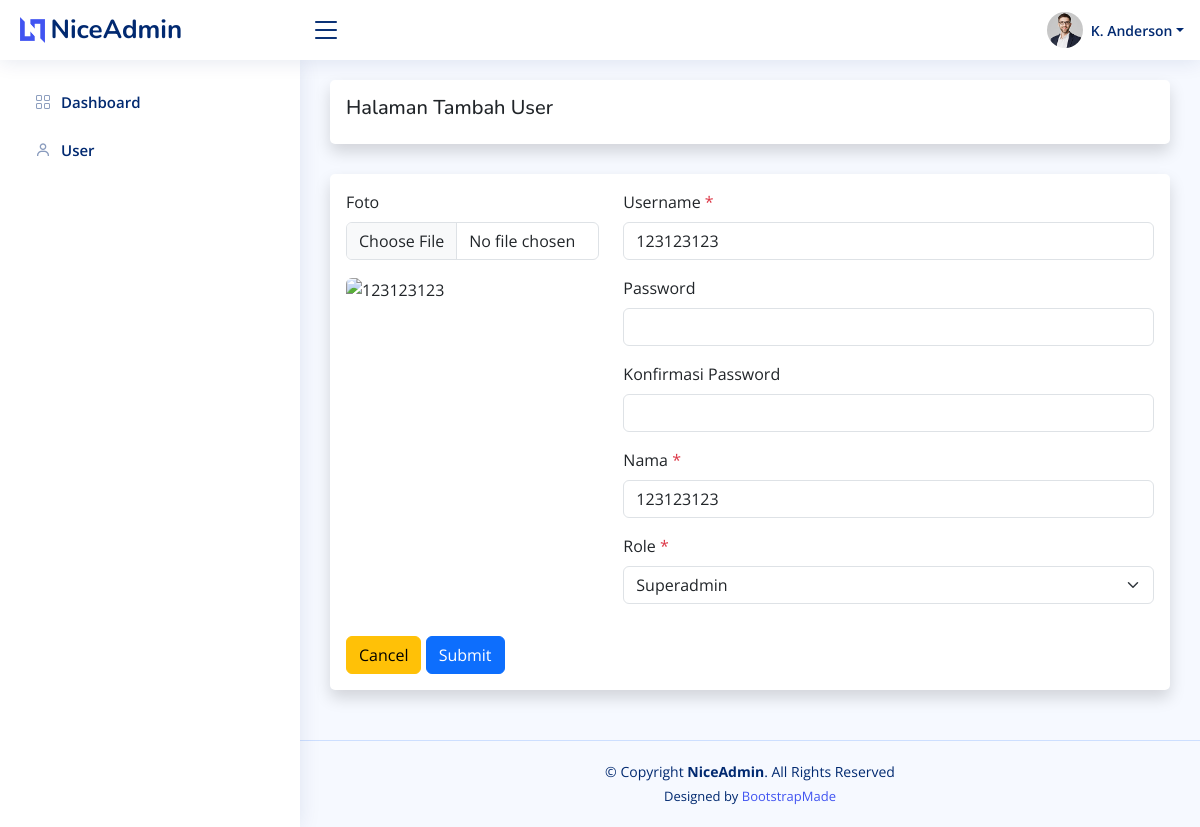
/admin/user/ubah.php?id=2, run on an earlier commit of the app's database.
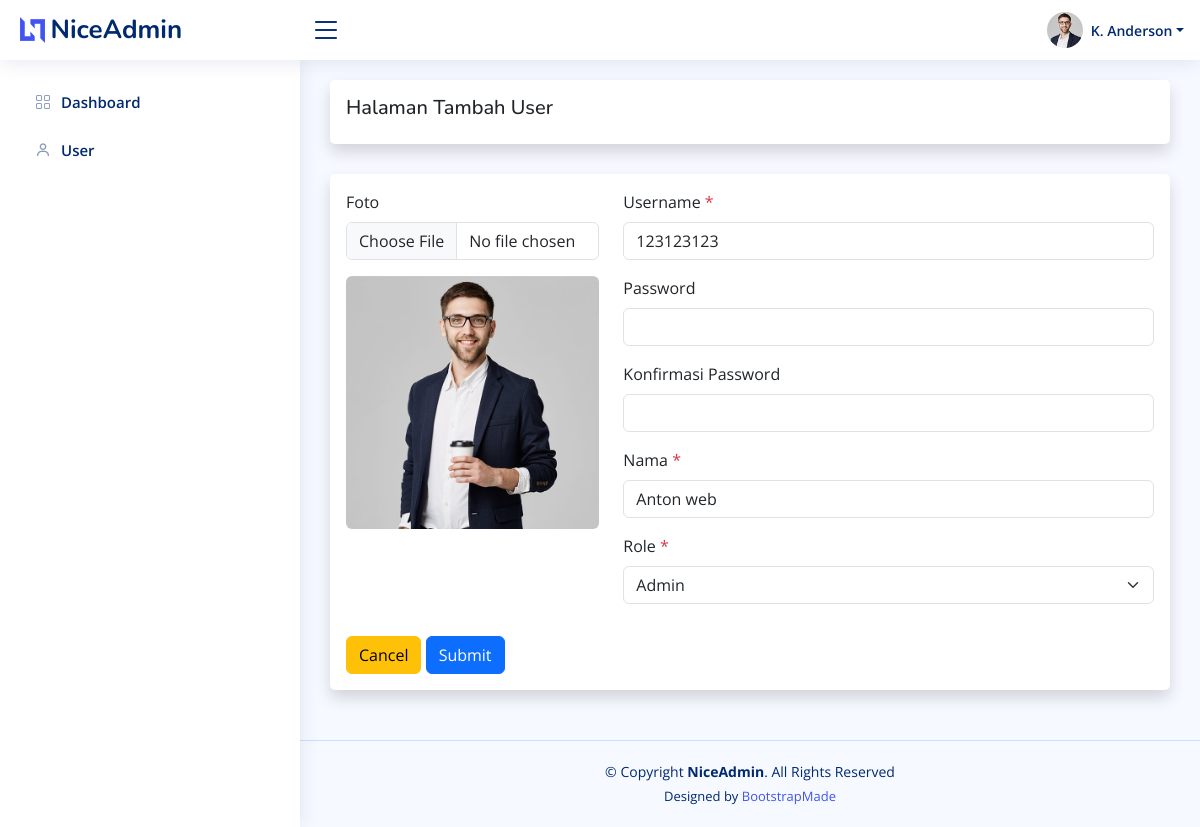
And on a later commit of the database.
### tables this page shows
CREATE TABLE `user` (
  `id_user` int(11) NOT NULL,
  `username` varchar(128) NOT NULL,
  `password` varchar(255) NOT NULL,
  `nama` varchar(128) NOT NULL,
  `role` int(11) NOT NULL,
  `foto` varchar(255) DEFAULT NULL
);

### helper.php (called while the page is built, shortened)
<?php
$base_url = 'http://localhost/admin-template/';
$koneksi = mysqli_connect('localhost', 'root', '', 'admin_template');
function getWhere($query)
{
    global $koneksi;
    return mysqli_fetch_assoc(mysqli_query($koneksi, $query));
}

### admin/user/ubah.php (the view, shortened to what this page needs)
<?php require '../template/header.php' ?>
<?php
$id = $_GET['id'];
$user = getWhere("SELECT * FROM user WHERE id_user = $id ");
?>
<div class="card shadow p-3">
    <h5>Halaman Tambah User</h5>
</div>
<div class="card shadow p-3">
    <form action="" method="post" id="form" enctype="multipart/form-data">
        <div class="row mb-3">
            <div class="col-md-4">
                <div class="mb-3">
                    <label for="foto" class="form-label">Foto</label>
                    <input class="form-control" type="file" id="upload" name="foto">
                </div>
                <?php if ($user['foto']) : ?>
                    <img src="<?= $base_url; ?>/assets/uploads/user/<?= $user['foto']; ?>" alt="<?= $user['nama']; ?>" id="preview" class="rounded w-100 ">
                <?php else : ?>
                    <img src="<?= $base_url; ?>assets/img/noprofil.png" alt="<?= $user['nama']; ?>" id="preview" class="rounded w-100 ">
                <?php endif ?>
            </div>
            <div class="col-md-8">
                <div class="mb-3">
                    <label for="username" class="form-label">Username <span class="text-danger">*</span></label>
                    <input type="text" class="form-control" id="username" name="username" required value="<?= $user['username']; ?>">
                </div>
                <div class="mb-3">
                    <label for="password" class="form-label">Password </label>
                    <input type="password" class="form-control" id="password" name="password" minlength="8">
                </div>
                <div class="mb-3">
                    <label for="passwordconfirm" class="form-label">Konfirmasi Password </label>
                    <input type="password" class="form-control" id="passwordconfirm" name="passwordconfirm minlength=" 8" data-parsley-equalto="#password">
                </div>
                <div class="mb-3">
                    <label for="nama" class="form-label">Nama <span class="text-danger">*</span></label>
                    <input type="text" class="form-control" id="nama" name="nama" required value="<?= $user['nama']; ?>">
                </div>
                <div class="mb-3">
                    <label for="role" class="form-label">Role <span class="text-danger">*</span></label>
                    <select class="form-select" id="role" name="role" required>
                        <option value="1" <?= $user['role'] == 1 ? 'selected' : ''; ?>>Superadmin</option>
                        <option value="2" <?= $user['role'] == 2 ? 'selected' : ''; ?>>Admin</option>
                    </select>
                </div>
            </div>
        </div>
        <a class="btn btn-warning" href="<?= $base_url; ?>admin/user" role="button">Cancel</a>
        <button type="submit" name="submit" class="btn btn-primary">Submit</button>
    </form>
</div>
<?php require '../template/footer.php' ?>

### admin/template/header.php (shortened to what this page needs)
<?php require '../../helper.php' ?>
<!DOCTYPE html>
<html lang="en">
<head>
    <link href="<?= $base_url; ?>assets/plugins/bootstrap/css/bootstrap.min.css" rel="stylesheet">
    <link href="<?= $base_url; ?>assets/plugins/bootstrap-icons/bootstrap-icons.css" rel="stylesheet">
    <link href="<?= $base_url; ?>assets/plugins/boxicons/css/boxicons.min.css" rel="stylesheet">
    <link href="<?= $base_url; ?>assets/plugins/quill/quill.snow.css" rel="stylesheet">
    <link href="<?= $base_url; ?>assets/plugins/quill/quill.bubble.css" rel="stylesheet">
    <link href="<?= $base_url; ?>assets/plugins/remixicon/remixicon.css" rel="stylesheet">
    <link href="<?= $base_url; ?>assets/plugins/simple-datatables/style.css" rel="stylesheet">
    <link rel="stylesheet" href="https://cdnjs.cloudflare.com/ajax/libs/twitter-bootstrap/5.3.0/css/bootstrap.min.css">
    <link rel="stylesheet" href="https://cdn.datatables.net/2.0.8/css/dataTables.bootstrap5.css">
    <link href="<?= $base_url; ?>assets/css/style.css" rel="stylesheet">
</head>
<body>
    <header id="header" class="header fixed-top d-flex align-items-center">
        <div class="d-flex align-items-center justify-content-between">
            <a href="index.html" class="logo d-flex align-items-center">
                <img src="<?= $base_url; ?>assets/img/logo.png" alt="">
                <span class="d-none d-lg-block">NiceAdmin</span>
            </a>
            <i class="bi bi-list toggle-sidebar-btn"></i>
        </div>
        <nav class="header-nav ms-auto">
            <ul class="d-flex align-items-center">
                <li class="nav-item dropdown pe-3">
                    <a class="nav-link nav-profile d-flex align-items-center pe-0" href="#" data-bs-toggle="dropdown">
                        <img src="<?= $base_url; ?>assets/img/profile-img.jpg" alt="Profile" class="rounded-circle">
                        <span class="d-none d-md-block dropdown-toggle ps-2">K. Anderson</span>
                    </a>
                </li>
            </ul>
        </nav>
    </header>
    <aside id="sidebar" class="sidebar">
        <ul class="sidebar-nav" id="sidebar-nav">
            <li class="nav-item">
                <a class="nav-link collapsed" href="<?= $base_url; ?>admin/dashboard">
                    <i class="bi bi-grid"></i>
                    <span>Dashboard</span>
                </a>
            </li>
            <li class="nav-item">
                <a class="nav-link collapsed" href="<?= $base_url; ?>admin/user">
                    <i class='bx bx-user'></i>
                    <span>User</span>
                </a>
            </li>
        </ul>
    </aside>
    <main id="main" class="main">

### admin/template/footer.php (shortened to what this page needs)
</main>
<footer id="footer" class="footer">
    <div class="copyright">
        &copy; Copyright <strong><span>NiceAdmin</span></strong>. All Rights Reserved
    </div>
    <div class="credits">
        Designed by <a href="https://bootstrapmade.com/">BootstrapMade</a>
    </div>
</footer>
</body>
</html>

### assets/css/style.css (style rules this page uses)
:root { scroll-behavior: smooth; }
body { font-family: "Open Sans", sans-serif; background: #f6f9ff; color: #444444; }
a { color: #4154f1; text-decoration: none; }
h1, h2, h3, h4, h5, h6 { font-family: "Nunito", sans-serif; }
#main { margin-top: 60px; padding: 20px 30px; transition: all 0.3s; }
.card { margin-bottom: 30px; border: none; border-radius: 5px; box-shadow: 0px 0 30px rgba(1, 41, 112, 0.1); }
.logo { line-height: 1; }
@media (min-width: 1200px) { .logo { width: 280px; } }
.logo img { max-height: 26px; margin-right: 6px; }
.logo span { font-size: 26px; font-weight: 700; color: #012970; font-family: "Nunito", sans-serif; }
.header { transition: all 0.5s; z-index: 997; height: 60px; box-shadow: 0px 2px 20px rgba(1, 41, 112, 0.1); background-color: #fff; padding-left: 20px; }
.header .toggle-sidebar-btn { font-size: 32px; padding-left: 10px; cursor: pointer; color: #012970; }
.header-nav ul { list-style: none; }
.header-nav>ul { margin: 0; padding: 0; }
.header-nav .nav-profile { color: #012970; }
.header-nav .nav-profile img { max-height: 36px; }
.header-nav .nav-profile span { font-size: 14px; font-weight: 600; }
.sidebar { position: fixed; top: 60px; left: 0; bottom: 0; width: 300px; z-index: 996; transition: all 0.3s; padding: 20px; overflow-y: auto; scrollbar-width: thin; scrollbar-color: #aab7cf transparent; box-shadow: 0px 0px 20px rgba(1, 41, 112, 0.1); background-color: #fff; }
@media (min-width: 1200px) { #main, #footer { margin-left: 300px; } }
.sidebar-nav { padding: 0; margin: 0; list-style: none; }
.sidebar-nav li { padding: 0; margin: 0; list-style: none; }
.sidebar-nav .nav-item { margin-bottom: 5px; }
.sidebar-nav .nav-link { display: flex; align-items: center; font-size: 15px; font-weight: 600; color: #4154f1; transition: 0.3; background: #f6f9ff; padding: 10px 15px; border-radius: 4px; }
.sidebar-nav .nav-link i { font-size: 16px; margin-right: 10px; color: #4154f1; }
.sidebar-nav .nav-link.collapsed { color: #012970; background: #fff; }
.sidebar-nav .nav-link.collapsed i { color: #899bbd; }
.footer { padding: 20px 0; font-size: 14px; transition: all 0.3s; border-top: 1px solid #cddfff; }
.footer .copyright { text-align: center; color: #012970; }
.footer .credits { padding-top: 5px; text-align: center; font-size: 13px; color: #012970; }

What changed in the data, as far as the page shows it:
changed user: foto: picture added; nama "123123123" → "Anton web"; role "Superadmin" → "Admin"
